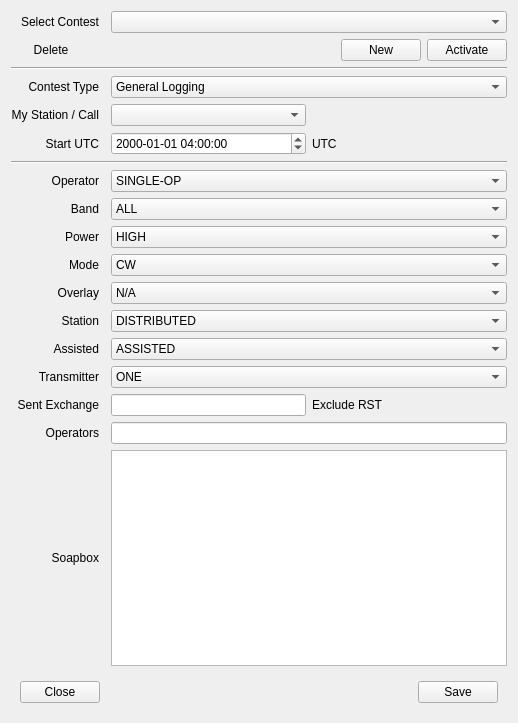
<?xml version="1.0" encoding="UTF-8"?>
<ui version="4.0">
 <class>ContestEdit</class>
 <widget class="QDialog" name="ContestEdit">
  <property name="geometry">
   <rect>
    <x>0</x>
    <y>0</y>
    <width>518</width>
    <height>723</height>
   </rect>
  </property>
  <property name="windowTitle">
   <string>Contests</string>
  </property>
  <property name="modal">
   <bool>false</bool>
  </property>
  <layout class="QGridLayout" name="gridLayout">
   <item row="19" column="2" colspan="2">
    <widget class="QLineEdit" name="operators">
     <property name="accessibleName">
      <string>Operators</string>
     </property>
     <property name="accessibleDescription">
      <string>operators in contest.</string>
     </property>
     <property name="styleSheet">
      <string notr="true">text-transform: uppercase;</string>
     </property>
    </widget>
   </item>
   <item row="5" column="2">
    <widget class="QComboBox" name="fk_station"/>
   </item>
   <item row="17" column="3" rowspan="2">
    <widget class="QLabel" name="label_15">
     <property name="text">
      <string>Exclude RST</string>
     </property>
    </widget>
   </item>
   <item row="10" column="0">
    <widget class="QLabel" name="label_5">
     <property name="text">
      <string>Band</string>
     </property>
     <property name="alignment">
      <set>Qt::AlignRight|Qt::AlignTrailing|Qt::AlignVCenter</set>
     </property>
    </widget>
   </item>
   <item row="20" column="2" colspan="2">
    <widget class="QPlainTextEdit" name="soapbox">
     <property name="accessibleName">
      <string>Soap Box</string>
     </property>
     <property name="accessibleDescription">
      <string>The soap box</string>
     </property>
    </widget>
   </item>
   <item row="6" column="0">
    <widget class="QLabel" name="label_3">
     <property name="text">
      <string>Start UTC</string>
     </property>
     <property name="alignment">
      <set>Qt::AlignRight|Qt::AlignTrailing|Qt::AlignVCenter</set>
     </property>
    </widget>
   </item>
   <item row="1" column="0" colspan="4">
    <layout class="QHBoxLayout" name="horizontalLayout">
     <item>
      <widget class="QPushButton" name="button_delete">
       <property name="text">
        <string>Delete</string>
       </property>
       <property name="flat">
        <bool>true</bool>
       </property>
      </widget>
     </item>
     <item>
      <spacer name="horizontalSpacer_2">
       <property name="orientation">
        <enum>Qt::Horizontal</enum>
       </property>
       <property name="sizeHint" stdset="0">
        <size>
         <width>40</width>
         <height>20</height>
        </size>
       </property>
      </spacer>
     </item>
     <item>
      <widget class="QPushButton" name="button_new">
       <property name="focusPolicy">
        <enum>Qt::ClickFocus</enum>
       </property>
       <property name="text">
        <string>New</string>
       </property>
       <property name="autoDefault">
        <bool>false</bool>
       </property>
      </widget>
     </item>
     <item>
      <widget class="QPushButton" name="button_activate">
       <property name="focusPolicy">
        <enum>Qt::ClickFocus</enum>
       </property>
       <property name="text">
        <string>Activate</string>
       </property>
       <property name="autoDefault">
        <bool>false</bool>
       </property>
      </widget>
     </item>
    </layout>
   </item>
   <item row="16" column="2" colspan="2">
    <widget class="QComboBox" name="transmitter_category">
     <property name="accessibleName">
      <string>Transmitter</string>
     </property>
     <property name="accessibleDescription">
      <string>Transmitter category.</string>
     </property>
     <item>
      <property name="text">
       <string>ONE</string>
      </property>
     </item>
     <item>
      <property name="text">
       <string>TWO</string>
      </property>
     </item>
     <item>
      <property name="text">
       <string>LIMITED</string>
      </property>
     </item>
     <item>
      <property name="text">
       <string>UNLIMITED</string>
      </property>
     </item>
     <item>
      <property name="text">
       <string>SWL</string>
      </property>
     </item>
    </widget>
   </item>
   <item row="5" column="0">
    <widget class="QLabel" name="label">
     <property name="text">
      <string>My Station / Call</string>
     </property>
     <property name="alignment">
      <set>Qt::AlignRight|Qt::AlignTrailing|Qt::AlignVCenter</set>
     </property>
    </widget>
   </item>
   <item row="15" column="0">
    <widget class="QLabel" name="label_10">
     <property name="text">
      <string>Assisted</string>
     </property>
     <property name="alignment">
      <set>Qt::AlignRight|Qt::AlignTrailing|Qt::AlignVCenter</set>
     </property>
    </widget>
   </item>
   <item row="0" column="2" colspan="2">
    <widget class="QComboBox" name="select_contest"/>
   </item>
   <item row="13" column="2" colspan="2">
    <widget class="QComboBox" name="overlay_category">
     <property name="accessibleName">
      <string>Overlay category</string>
     </property>
     <property name="accessibleDescription">
      <string>Overlay category</string>
     </property>
     <item>
      <property name="text">
       <string>N/A</string>
      </property>
     </item>
     <item>
      <property name="text">
       <string>CLASSIC</string>
      </property>
     </item>
     <item>
      <property name="text">
       <string>NOVICE-TECH</string>
      </property>
     </item>
     <item>
      <property name="text">
       <string>OVER-50</string>
      </property>
     </item>
     <item>
      <property name="text">
       <string>ROOKIE</string>
      </property>
     </item>
     <item>
      <property name="text">
       <string>TB-WIRES</string>
      </property>
     </item>
     <item>
      <property name="text">
       <string>YOUTH</string>
      </property>
     </item>
     <item>
      <property name="text">
       <string>YL</string>
      </property>
     </item>
    </widget>
   </item>
   <item row="15" column="2" colspan="2">
    <widget class="QComboBox" name="assisted_category">
     <property name="accessibleName">
      <string>Assisted</string>
     </property>
     <property name="accessibleDescription">
      <string>Assisted category.</string>
     </property>
     <item>
      <property name="text">
       <string>ASSISTED</string>
      </property>
     </item>
     <item>
      <property name="text">
       <string>NON-ASSISTED</string>
      </property>
     </item>
    </widget>
   </item>
   <item row="9" column="2" colspan="2">
    <widget class="QComboBox" name="operator_category">
     <property name="accessibleName">
      <string>Operator Category</string>
     </property>
     <property name="accessibleDescription">
      <string>Operator category.</string>
     </property>
     <item>
      <property name="text">
       <string>SINGLE-OP</string>
      </property>
     </item>
     <item>
      <property name="text">
       <string>MULTI-OP</string>
      </property>
     </item>
     <item>
      <property name="text">
       <string>CHECKLOG</string>
      </property>
     </item>
    </widget>
   </item>
   <item row="17" column="0" rowspan="2">
    <widget class="QLabel" name="label_12">
     <property name="text">
      <string>Sent Exchange</string>
     </property>
     <property name="alignment">
      <set>Qt::AlignRight|Qt::AlignTrailing|Qt::AlignVCenter</set>
     </property>
     <property name="buddy">
      <cstring>For serial numbers, include 001 where the serial should be place in the exchage. It will be automatically increased and displayed for each QSO.</cstring>
     </property>
    </widget>
   </item>
   <item row="9" column="0">
    <widget class="QLabel" name="label_4">
     <property name="text">
      <string>Operator</string>
     </property>
     <property name="alignment">
      <set>Qt::AlignRight|Qt::AlignTrailing|Qt::AlignVCenter</set>
     </property>
    </widget>
   </item>
   <item row="6" column="2">
    <widget class="QDateTimeEdit" name="start_date">
     <property name="accessibleName">
      <string>Start of contest Date and U T C Time</string>
     </property>
     <property name="time">
      <time>
       <hour>4</hour>
       <minute>0</minute>
       <second>0</second>
      </time>
     </property>
     <property name="maximumDateTime">
      <datetime>
       <hour>3</hour>
       <minute>59</minute>
       <second>59</second>
       <year>10000</year>
       <month>1</month>
       <day>1</day>
      </datetime>
     </property>
     <property name="currentSection">
      <enum>QDateTimeEdit::YearSection</enum>
     </property>
     <property name="displayFormat">
      <string>yyyy-MM-dd HH:mm:ss</string>
     </property>
     <property name="timeSpec">
      <enum>Qt::UTC</enum>
     </property>
    </widget>
   </item>
   <item row="14" column="2" colspan="2">
    <widget class="QComboBox" name="station_category">
     <property name="accessibleName">
      <string>Station type</string>
     </property>
     <property name="accessibleDescription">
      <string>Station type.</string>
     </property>
     <item>
      <property name="text">
       <string>DISTRIBUTED</string>
      </property>
     </item>
     <item>
      <property name="text">
       <string>EXPEDITION</string>
      </property>
     </item>
     <item>
      <property name="text">
       <string>FIXED</string>
      </property>
     </item>
     <item>
      <property name="text">
       <string>HQ</string>
      </property>
     </item>
     <item>
      <property name="text">
       <string>MOBILE</string>
      </property>
     </item>
     <item>
      <property name="text">
       <string>PORTABLE</string>
      </property>
     </item>
     <item>
      <property name="text">
       <string>ROVER</string>
      </property>
     </item>
     <item>
      <property name="text">
       <string>ROVER-LIMITED</string>
      </property>
     </item>
     <item>
      <property name="text">
       <string>ROVER-UNLIMITED</string>
      </property>
     </item>
     <item>
      <property name="text">
       <string>SCHOOL</string>
      </property>
     </item>
    </widget>
   </item>
   <item row="0" column="0">
    <widget class="QLabel" name="label_16">
     <property name="text">
      <string>Select Contest</string>
     </property>
     <property name="alignment">
      <set>Qt::AlignRight|Qt::AlignTrailing|Qt::AlignVCenter</set>
     </property>
    </widget>
   </item>
   <item row="13" column="0">
    <widget class="QLabel" name="label_8">
     <property name="text">
      <string>Overlay</string>
     </property>
     <property name="alignment">
      <set>Qt::AlignRight|Qt::AlignTrailing|Qt::AlignVCenter</set>
     </property>
    </widget>
   </item>
   <item row="8" column="0" colspan="4">
    <widget class="Line" name="line">
     <property name="minimumSize">
      <size>
       <width>0</width>
       <height>0</height>
      </size>
     </property>
     <property name="orientation">
      <enum>Qt::Horizontal</enum>
     </property>
    </widget>
   </item>
   <item row="11" column="2" colspan="2">
    <widget class="QComboBox" name="power_category">
     <property name="accessibleName">
      <string>Power Category</string>
     </property>
     <property name="accessibleDescription">
      <string>Power category</string>
     </property>
     <item>
      <property name="text">
       <string>HIGH</string>
      </property>
     </item>
     <item>
      <property name="text">
       <string>LOW</string>
      </property>
     </item>
     <item>
      <property name="text">
       <string>QRP</string>
      </property>
     </item>
    </widget>
   </item>
   <item row="12" column="2" colspan="2">
    <widget class="QComboBox" name="mode_category">
     <property name="accessibleName">
      <string>Operating mode</string>
     </property>
     <property name="accessibleDescription">
      <string>Mode category</string>
     </property>
     <item>
      <property name="text">
       <string>CW</string>
      </property>
     </item>
     <item>
      <property name="text">
       <string>SSB</string>
      </property>
     </item>
     <item>
      <property name="text">
       <string>RTTY</string>
      </property>
     </item>
     <item>
      <property name="text">
       <string>PSK</string>
      </property>
     </item>
     <item>
      <property name="text">
       <string>SSB+CW</string>
      </property>
     </item>
     <item>
      <property name="text">
       <string>DIGITAL</string>
      </property>
     </item>
     <item>
      <property name="text">
       <string>SSB+CW+DIGITAL</string>
      </property>
     </item>
     <item>
      <property name="text">
       <string>FM</string>
      </property>
     </item>
    </widget>
   </item>
   <item row="14" column="0">
    <widget class="QLabel" name="label_9">
     <property name="text">
      <string>Station</string>
     </property>
     <property name="alignment">
      <set>Qt::AlignRight|Qt::AlignTrailing|Qt::AlignVCenter</set>
     </property>
    </widget>
   </item>
   <item row="19" column="0">
    <widget class="QLabel" name="label_13">
     <property name="text">
      <string>Operators</string>
     </property>
     <property name="alignment">
      <set>Qt::AlignRight|Qt::AlignTrailing|Qt::AlignVCenter</set>
     </property>
    </widget>
   </item>
   <item row="20" column="0">
    <widget class="QLabel" name="label_14">
     <property name="text">
      <string>Soapbox</string>
     </property>
     <property name="alignment">
      <set>Qt::AlignRight|Qt::AlignTrailing|Qt::AlignVCenter</set>
     </property>
    </widget>
   </item>
   <item row="2" column="0" colspan="4">
    <widget class="Line" name="line_2">
     <property name="orientation">
      <enum>Qt::Horizontal</enum>
     </property>
    </widget>
   </item>
   <item row="17" column="2" rowspan="2">
    <widget class="QLineEdit" name="sent_exchange">
     <property name="accessibleName">
      <string>Sent exchange</string>
     </property>
     <property name="accessibleDescription">
      <string>sent exchange, excluding r s t.</string>
     </property>
     <property name="styleSheet">
      <string notr="true">text-transform: uppercase;</string>
     </property>
    </widget>
   </item>
   <item row="4" column="2" colspan="2">
    <widget class="QComboBox" name="fk_contest">
     <property name="focusPolicy">
      <enum>Qt::StrongFocus</enum>
     </property>
     <property name="accessibleName">
      <string>Contest Selector</string>
     </property>
     <property name="accessibleDescription">
      <string>Contest or log type.</string>
     </property>
     <item>
      <property name="text">
       <string>General Logging</string>
      </property>
     </item>
     <item>
      <property name="text">
       <string>10 10 FALL CW</string>
      </property>
     </item>
     <item>
      <property name="text">
       <string>10 10 SPRING CW</string>
      </property>
     </item>
     <item>
      <property name="text">
       <string>10 10 SUMMER PHONE</string>
      </property>
     </item>
     <item>
      <property name="text">
       <string>10 10 WINTER PHONE</string>
      </property>
     </item>
     <item>
      <property name="text">
       <string>ARRL 10M</string>
      </property>
     </item>
     <item>
      <property name="text">
       <string>ARRL DX CW</string>
      </property>
     </item>
     <item>
      <property name="text">
       <string>ARRL DX SSB</string>
      </property>
     </item>
     <item>
      <property name="text">
       <string>ARRL FIELD DAY</string>
      </property>
     </item>
     <item>
      <property name="text">
       <string>ARRL SS CW</string>
      </property>
     </item>
     <item>
      <property name="text">
       <string>ARRL SS PHONE</string>
      </property>
     </item>
     <item>
      <property name="text">
       <string>ARRL VHF JAN</string>
      </property>
     </item>
     <item>
      <property name="text">
       <string>ARRL VHF JUN</string>
      </property>
     </item>
     <item>
      <property name="text">
       <string>ARRL VHF SEP</string>
      </property>
     </item>
     <item>
      <property name="text">
       <string>CANADA DAY</string>
      </property>
     </item>
     <item>
      <property name="text">
       <string>CQ 160 CW</string>
      </property>
     </item>
     <item>
      <property name="text">
       <string>CQ 160 SSB</string>
      </property>
     </item>
     <item>
      <property name="text">
       <string>CQ WPX CW</string>
      </property>
     </item>
     <item>
      <property name="text">
       <string>CQ WPX SSB</string>
      </property>
     </item>
     <item>
      <property name="text">
       <string>CQ WW CW</string>
      </property>
     </item>
     <item>
      <property name="text">
       <string>CQ WW SSB</string>
      </property>
     </item>
     <item>
      <property name="text">
       <string>CWT</string>
      </property>
     </item>
     <item>
      <property name="text">
       <string>IARU HF</string>
      </property>
     </item>
     <item>
      <property name="text">
       <string>JIDX CW</string>
      </property>
     </item>
     <item>
      <property name="text">
       <string>JIDX PH</string>
      </property>
     </item>
     <item>
      <property name="text">
       <string>NAQP CW</string>
      </property>
     </item>
     <item>
      <property name="text">
       <string>NAQP SSB</string>
      </property>
     </item>
     <item>
      <property name="text">
       <string>PHONE WEEKLY TEST</string>
      </property>
     </item>
     <item>
      <property name="text">
       <string>STEW PERRY TOPBAND</string>
      </property>
     </item>
     <item>
      <property name="text">
       <string>WINTER FIELD DAY</string>
      </property>
     </item>
    </widget>
   </item>
   <item row="11" column="0">
    <widget class="QLabel" name="label_6">
     <property name="text">
      <string>Power</string>
     </property>
     <property name="alignment">
      <set>Qt::AlignRight|Qt::AlignTrailing|Qt::AlignVCenter</set>
     </property>
    </widget>
   </item>
   <item row="10" column="2" colspan="2">
    <widget class="QComboBox" name="band_category">
     <property name="accessibleName">
      <string>Band Category</string>
     </property>
     <property name="accessibleDescription">
      <string>Band category.</string>
     </property>
     <item>
      <property name="text">
       <string>ALL</string>
      </property>
     </item>
     <item>
      <property name="text">
       <string>160M</string>
      </property>
     </item>
     <item>
      <property name="text">
       <string>80M</string>
      </property>
     </item>
     <item>
      <property name="text">
       <string>40M</string>
      </property>
     </item>
     <item>
      <property name="text">
       <string>20M</string>
      </property>
     </item>
     <item>
      <property name="text">
       <string>15M</string>
      </property>
     </item>
     <item>
      <property name="text">
       <string>10M</string>
      </property>
     </item>
     <item>
      <property name="text">
       <string>6M</string>
      </property>
     </item>
     <item>
      <property name="text">
       <string>2M</string>
      </property>
     </item>
     <item>
      <property name="text">
       <string>222</string>
      </property>
     </item>
     <item>
      <property name="text">
       <string>432</string>
      </property>
     </item>
     <item>
      <property name="text">
       <string>902</string>
      </property>
     </item>
     <item>
      <property name="text">
       <string>1.2G</string>
      </property>
     </item>
     <item>
      <property name="text">
       <string>2.3G</string>
      </property>
     </item>
     <item>
      <property name="text">
       <string>3.4G</string>
      </property>
     </item>
     <item>
      <property name="text">
       <string>5.7G</string>
      </property>
     </item>
     <item>
      <property name="text">
       <string>10G</string>
      </property>
     </item>
     <item>
      <property name="text">
       <string>24G</string>
      </property>
     </item>
     <item>
      <property name="text">
       <string>47G</string>
      </property>
     </item>
     <item>
      <property name="text">
       <string>75G</string>
      </property>
     </item>
     <item>
      <property name="text">
       <string>119G</string>
      </property>
     </item>
     <item>
      <property name="text">
       <string>142G</string>
      </property>
     </item>
     <item>
      <property name="text">
       <string>241G</string>
      </property>
     </item>
     <item>
      <property name="text">
       <string>LIGHT</string>
      </property>
     </item>
     <item>
      <property name="text">
       <string>VHF-3-BAND</string>
      </property>
     </item>
     <item>
      <property name="text">
       <string>VHF-FM-ONLY</string>
      </property>
     </item>
    </widget>
   </item>
   <item row="4" column="0">
    <widget class="QLabel" name="label_2">
     <property name="text">
      <string>Contest Type</string>
     </property>
     <property name="alignment">
      <set>Qt::AlignRight|Qt::AlignTrailing|Qt::AlignVCenter</set>
     </property>
    </widget>
   </item>
   <item row="21" column="0" colspan="4">
    <widget class="QWidget" name="buttonBox" native="true">
     <layout class="QHBoxLayout" name="horizontalLayout_2">
      <item>
       <widget class="QPushButton" name="button_close">
        <property name="focusPolicy">
         <enum>Qt::ClickFocus</enum>
        </property>
        <property name="text">
         <string>Close</string>
        </property>
        <property name="autoDefault">
         <bool>false</bool>
        </property>
       </widget>
      </item>
      <item>
       <spacer name="horizontalSpacer_3">
        <property name="orientation">
         <enum>Qt::Horizontal</enum>
        </property>
        <property name="sizeHint" stdset="0">
         <size>
          <width>40</width>
          <height>20</height>
         </size>
        </property>
       </spacer>
      </item>
      <item>
       <widget class="QPushButton" name="button_save">
        <property name="text">
         <string>Save</string>
        </property>
       </widget>
      </item>
     </layout>
    </widget>
   </item>
   <item row="16" column="0">
    <widget class="QLabel" name="label_11">
     <property name="text">
      <string>Transmitter</string>
     </property>
     <property name="alignment">
      <set>Qt::AlignRight|Qt::AlignTrailing|Qt::AlignVCenter</set>
     </property>
    </widget>
   </item>
   <item row="12" column="0">
    <widget class="QLabel" name="label_7">
     <property name="text">
      <string>Mode</string>
     </property>
     <property name="alignment">
      <set>Qt::AlignRight|Qt::AlignTrailing|Qt::AlignVCenter</set>
     </property>
    </widget>
   </item>
   <item row="5" column="3">
    <spacer name="horizontalSpacer">
     <property name="orientation">
      <enum>Qt::Horizontal</enum>
     </property>
     <property name="sizeHint" stdset="0">
      <size>
       <width>40</width>
       <height>20</height>
      </size>
     </property>
    </spacer>
   </item>
   <item row="6" column="3">
    <widget class="QLabel" name="label_17">
     <property name="text">
      <string>UTC</string>
     </property>
    </widget>
   </item>
  </layout>
 </widget>
 <tabstops>
  <tabstop>select_contest</tabstop>
  <tabstop>fk_contest</tabstop>
  <tabstop>fk_station</tabstop>
  <tabstop>start_date</tabstop>
  <tabstop>operator_category</tabstop>
  <tabstop>band_category</tabstop>
  <tabstop>power_category</tabstop>
  <tabstop>mode_category</tabstop>
  <tabstop>overlay_category</tabstop>
  <tabstop>station_category</tabstop>
  <tabstop>assisted_category</tabstop>
  <tabstop>transmitter_category</tabstop>
  <tabstop>sent_exchange</tabstop>
  <tabstop>operators</tabstop>
  <tabstop>soapbox</tabstop>
  <tabstop>button_save</tabstop>
  <tabstop>button_new</tabstop>
  <tabstop>button_delete</tabstop>
  <tabstop>button_activate</tabstop>
  <tabstop>button_close</tabstop>
 </tabstops>
 <resources/>
 <connections>
  <connection>
   <sender>button_close</sender>
   <signal>clicked()</signal>
   <receiver>ContestEdit</receiver>
   <slot>reject()</slot>
   <hints>
    <hint type="sourcelabel">
     <x>20</x>
     <y>20</y>
    </hint>
    <hint type="destinationlabel">
     <x>20</x>
     <y>20</y>
    </hint>
   </hints>
  </connection>
 </connections>
</ui>
